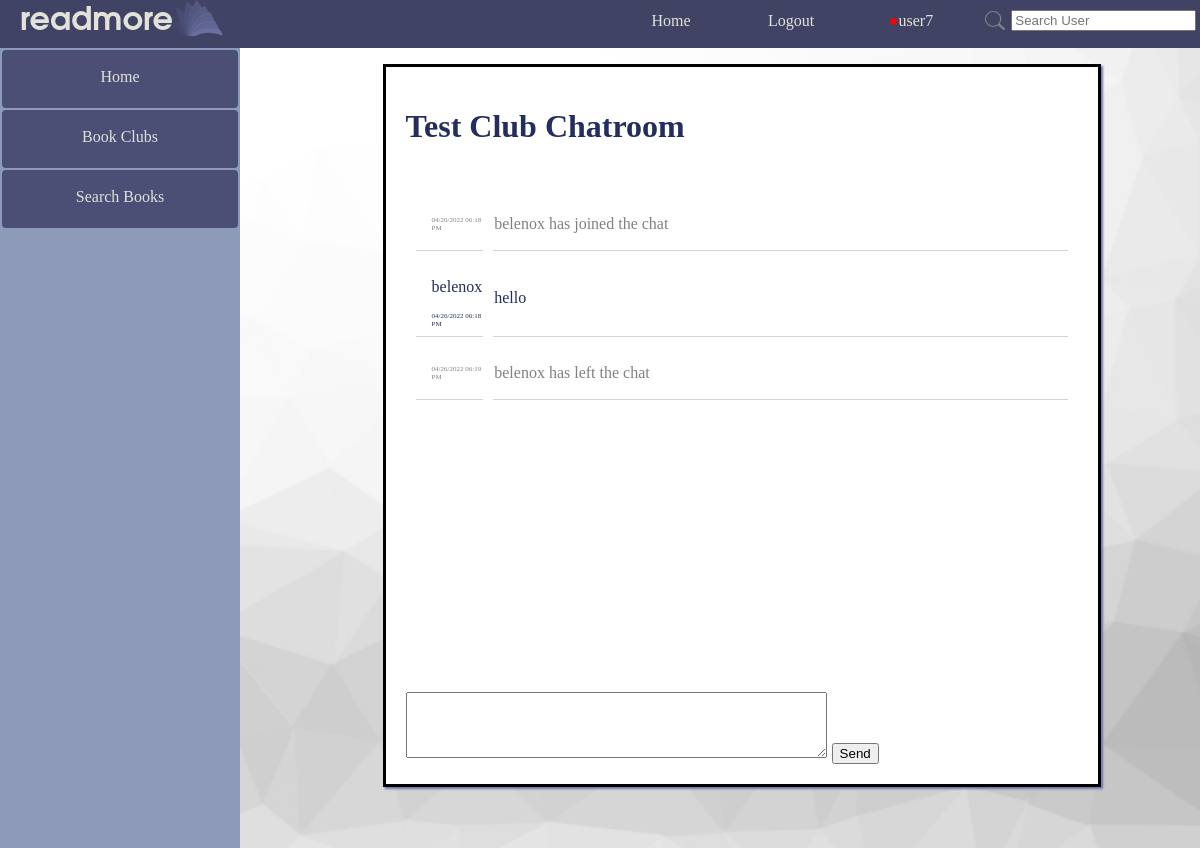
The page /readmore/club_chat/11/ (signed in) on the database its author committed.
### readmore_app/models.py (models this page shows)
class Club(models.Model):
    club_id = models.AutoField(primary_key=True)
    club_name = models.CharField(max_length=100)
    club_description = models.TextField(blank=True)
    club_owner = models.ForeignKey(UserExt, on_delete=models.CASCADE)
    club_users = models.ManyToManyField(UserExt, related_name="user_clubs")
    club_pending_invites = models.ManyToManyField('UserExt', related_name="pending_invites", blank=True)
    club_library = models.ManyToManyField('ClubBook', related_name='clubs', blank=True)

class Chat(models.Model):
    chat_id = models.AutoField(primary_key=True)
    chat_user = models.ForeignKey(UserExt, null=True, on_delete=models.SET_NULL)
    chat_time = models.DateTimeField(auto_now_add=True)
    chat_type = models.CharField(default="chat", blank=False, null=False, max_length=20)
    chat_message = models.TextField()

class ClubChat(Chat):
    chat_destination = models.ForeignKey(Club, on_delete=models.CASCADE)

class Chat(models.Model):
    chat_id = models.AutoField(primary_key=True)
    chat_user = models.ForeignKey(UserExt, null=True, on_delete=models.SET_NULL)
    chat_time = models.DateTimeField(auto_now_add=True)
    chat_type = models.CharField(default="chat", blank=False, null=False, max_length=20)
    chat_message = models.TextField()

### readmore_app/views.py (the view)
# urls.py: path('club_chat/<int:club_id>/', views.club_chat, name="club_chat"),
def club_chat(request, club_id):
    if request.user.is_authenticated:
        real_user = UserExt.objects.get(pk=request.user.id)
        club = Club.objects.get(pk=club_id)
        if real_user not in club.club_users.all():
            return redirect(reverse('readmore_app:index'))
        club_chats = ClubChat.objects.filter(chat_destination=club).order_by('chat_time')
        return render(request, "readmore_app/club_chat.html", {"real_user": real_user, "club": club, 'club_chats': club_chats})
    else:
        return redirect(reverse('readmore_app:login'))

### readmore_app/templatetags/extras.py (called while the page is built)
@register.simple_tag
def num_notifications(user_id):
    try:
        this_user = UserExt.objects.get(pk=user_id)
        return Notification.objects.filter(notification_user=this_user).count()
    except Exception as e:
        return ""

### readmore_app/templates/readmore_app/club_chat.html (shortened to what this page needs)
{% extends parent_template|default:"base.html" %}
{% load static %}
{% block content %}
<div class="table_card">
    <h1>{{ club.club_name }} Chatroom</h1>
    <div id="chatdiv">
    <table id="chat_table">
    {% for chat in club_chats %}
        <tr {% if chat.chat_type == 'info' %} class="joinleavemessage"{% endif %}>
            <td>
                {% if chat.chat_user %}<p>{{ chat.chat_user }}</p>{% endif %}
                <p>{{ chat.chat_time|date:'m/d/Y h:i A' }}</p>
            </td>
            <td>
                <p>{{ chat.chat_message }}</p>
            </td>
        </tr>
    {% endfor %}
    </table>
    </div>
    <textarea style="display: inline-block; max-width: 1100px; max-height: 100px;" id="message" name="message" rows="4" cols="50"></textarea>
    <button id="send" style="display: inline-block;margin-left:5px;">Send</button>
{% endblock %}

### templates/base.html (shortened to what this page needs)
{% load extras %}
{% load static %}
<!DOCTYPE html>
<html lang="en">
  <head>
    <link rel=stylesheet href="{% static 'readmore_app/style.css' %}">
  </head>
  <body>
    <div class="container" >
      <div class="navbar navbar_wrapper">
        <div class="navbar">
          <div><h2 class="logo">readmore</h2></div>
          <div><img src="{% static 'readmore_app/logo_small.png' %}"></div>
        </div>
        <div class="navbar_links" style="padding-right:2%;">
          <a class="link" href="{% url 'readmore_app:index' %}">Home</a>
          {% if not user.is_authenticated %}
          <a class="link" href="{% url 'readmore_app:login' %}" >Login</a>
          <a class="link" href="{% url 'readmore_app:registration' %}">Register</a>
          {% else %}
          <a href="{% url 'readmore_app:logout' %}" >Logout</a>
          <div id="drop">
              {% num_notifications user.id as has_notifications %}
              <a  href="{% url 'readmore_app:profile' user.id %}" style="padding-bottom:17px;"><span id="notification_dot" style="color: red;">{% if has_notifications %}●{% endif %}</span>{{ user.username }}</a>
          </div>
          <div style="padding: 0.5%;">
            <form style="display: flex; left: 0px; position: relative; top:7px; align-items: center;" class="link" method="POST" action="{% url 'readmore_app:user_search_results' %}">
              <input type="image" width="20px" style="margin-right: 3%;" src="{% static 'readmore_app/logo_search.png' %}">
              <input type="text" placeholder="Search User" name="search_query" >
            </form>
          </div>
          {% endif %}
        </div>
      </div>
      <div class="content-container">
          {% if user.is_authenticated %}
          <div class="sidebar">
              <a href="{% url 'readmore_app:index' %}">Home</a>
              <a href="{% url 'readmore_app:book_clubs' %}">Book Clubs</a>
              <a href="{% url 'readmore_app:search_book' %}">Search Books</a>
          </div>
          <main style="margin:0;">
          {% endif %}
          {% block content %}{% endblock %}
          </main>
      </div>
    </div>
  </body>
</html>

### readmore_app/static/readmore_app/style.css (style rules this page uses)
body { font-family: Garamond, Georgia, serif; margin:0; overflow: hidden; }
a { text-decoration: none; }
.table_card { display: inline-table; box-shadow: 2px 2px 2px#7074ac; border-color: black; width: 70%; background-color: white; margin-top: 1em; height:fit-content; overflow: hidden; border-style: solid; padding: 20px; margin-bottom: 2em; }
h2.logo { color:#e2e2db; font-family:Arial, Helvetica, sans-serif; font-weight:800px; margin-left: 20px; font-size:32px; margin-top: 6px; }
.container { display:flex; flex-flow: column; height: inherit; overflow: hidden; }
.content-container { display: flex; justify-content: start; flex-direction: row; flex-wrap: nowrap; height: 100vh; }
h2.logo { color:#e2e2db; font-family: Avantgarde, TeX Gyre Adventor, URW Gothic L, sans-serif; font-weight:800px; margin-left: 20px; font-size:32px; margin-top: 6px; }
main { background-image: url(white_background.jpg); background-attachment:scroll; background-size:cover; display: flex; width: 80%; min-height: 100%; height: 100% auto; color: #232D5E; overflow-y: auto; overflow-x: hidden; justify-content:center; }
main > * { margin-left: 4.5%; }
main > div { width: 100%; }
#drop { display: flex; flex-direction: column; align-content: center; align-items: center; margin-right:2%; }
div.sidebar { position: relative; text-align: center; background: #8d9ab8; width:20%; height:100vh; }
.sidebar a { margin: 2px 2px 2px 2px; border-radius: 4px; color: #e2e2db; height: 30px; display:block; width:auto; border:none; padding: 10px; padding-top: 18px ; background: #4b4e75; }
.navbar_wrapper { padding-right: 2%; width:100%; }
.navbar { height:3em; }
div.navbar { float:initial; display: flex; border: none; position: relative; background: #414364; z-index: 1; justify-content: space-between; }
.navbar a { min-width: 120px; text-align: center; border-radius: 4px; font-size: medium; text-decoration: none; color: #e2e2db; background: none; padding: 12px 0px; }
#chatdiv { overflow: scroll; height: 63vh; width: 100%; overflow-x: hidden; }
#chat_table { border-spacing: 10px; }
#chat_table td { font-size: 1em; }
#chat_table tr td:first-child { border-bottom: 1px solid lightgray; padding-left: 1em; max-width: 150px; word-wrap: break-word; }
#chat_table tr td:last-child { width: 130vh; border-bottom: 1px groove lightgray; padding-right: 1em; }
#chat_table tr td:first-child p:last-child { font-size: 7px; }
.joinleavemessage { color: gray; font-weight: strong; }
.navbar_links { float:initial; display: flex; border: none; position: relative; z-index: 1; justify-content: space-between; }

### rows shown on the page
Club: club_name "Test Club"
ClubChat: chat_time "04/26/2022 06:18 PM", chat_message "belenox has joined the chat"
ClubChat: chat_user "belenox", chat_time "04/26/2022 06:18 PM", chat_message "hello"
ClubChat: chat_time "04/26/2022 06:19 PM", chat_message "belenox has left the chat"

### other values the page prints
{{ user.username }} "user7"
